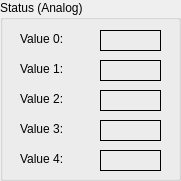
    <widget class="QGroupBox" name="groupBox_8">
     <property name="geometry">
      <rect>
       <x>230</x>
       <y>520</y>
       <width>181</width>
       <height>181</height>
      </rect>
     </property>
     <property name="title">
      <string>Status (Analog)</string>
     </property>
     <widget class="PyDMLabel" name="PyDMLabel_182">
      <property name="geometry">
       <rect>
        <x>20</x>
        <y>90</y>
        <width>66</width>
        <height>17</height>
       </rect>
      </property>
      <property name="toolTip">
       <string/>
      </property>
      <property name="text">
       <string>Value 2:</string>
      </property>
     </widget>
     <widget class="PyDMLabel" name="PyDMLabel_183">
      <property name="geometry">
       <rect>
        <x>20</x>
        <y>30</y>
        <width>66</width>
        <height>17</height>
       </rect>
      </property>
      <property name="toolTip">
       <string/>
      </property>
      <property name="text">
       <string>Value 0:</string>
      </property>
     </widget>
     <widget class="PyDMLabel" name="PyDMLabel_184">
      <property name="geometry">
       <rect>
        <x>20</x>
        <y>120</y>
        <width>66</width>
        <height>17</height>
       </rect>
      </property>
      <property name="toolTip">
       <string/>
      </property>
      <property name="text">
       <string>Value 3:</string>
      </property>
     </widget>
     <widget class="PyDMLabel" name="PyDMLabel_185">
      <property name="geometry">
       <rect>
        <x>20</x>
        <y>150</y>
        <width>66</width>
        <height>17</height>
       </rect>
      </property>
      <property name="toolTip">
       <string/>
      </property>
      <property name="text">
       <string>Value 4:</string>
      </property>
     </widget>
     <widget class="PyDMLabel" name="PyDMLabel_186">
      <property name="geometry">
       <rect>
        <x>20</x>
        <y>60</y>
        <width>66</width>
        <height>17</height>
       </rect>
      </property>
      <property name="toolTip">
       <string/>
      </property>
      <property name="text">
       <string>Value 1:</string>
      </property>
     </widget>
     <widget class="PyDMLabel" name="PyDMLabel_38">
      <property name="geometry">
       <rect>
        <x>100</x>
        <y>30</y>
        <width>61</width>
        <height>21</height>
       </rect>
      </property>
      <property name="toolTip">
       <string/>
      </property>
      <property name="frameShape">
       <enum>QFrame::Box</enum>
      </property>
      <property name="text">
       <string/>
      </property>
      <property name="precision" stdset="0">
       <number>2</number>
      </property>
      <property name="showUnits" stdset="0">
       <bool>false</bool>
      </property>
      <property name="precisionFromPV" stdset="0">
       <bool>false</bool>
      </property>
      <property name="alarmSensitiveContent" stdset="0">
       <bool>false</bool>
      </property>
      <property name="alarmSensitiveBorder" stdset="0">
       <bool>false</bool>
      </property>
      <property name="PyDMToolTip" stdset="0">
       <string/>
      </property>
      <property name="channel" stdset="0">
       <string>ca://${DEV}:STATUS_A1</string>
      </property>
     </widget>
     <widget class="PyDMLabel" name="PyDMLabel_39">
      <property name="geometry">
       <rect>
        <x>100</x>
        <y>60</y>
        <width>61</width>
        <height>21</height>
       </rect>
      </property>
      <property name="toolTip">
       <string/>
      </property>
      <property name="frameShape">
       <enum>QFrame::Box</enum>
      </property>
      <property name="text">
       <string/>
      </property>
      <property name="precision" stdset="0">
       <number>2</number>
      </property>
      <property name="showUnits" stdset="0">
       <bool>false</bool>
      </property>
      <property name="precisionFromPV" stdset="0">
       <bool>false</bool>
      </property>
      <property name="alarmSensitiveContent" stdset="0">
       <bool>false</bool>
      </property>
      <property name="alarmSensitiveBorder" stdset="0">
       <bool>false</bool>
      </property>
      <property name="PyDMToolTip" stdset="0">
       <string/>
      </property>
      <property name="channel" stdset="0">
       <string>ca://${DEV}:STATUS_A2</string>
      </property>
     </widget>
     <widget class="PyDMLabel" name="PyDMLabel_40">
      <property name="geometry">
       <rect>
        <x>100</x>
        <y>90</y>
        <width>61</width>
        <height>21</height>
       </rect>
      </property>
      <property name="toolTip">
       <string/>
      </property>
      <property name="frameShape">
       <enum>QFrame::Box</enum>
      </property>
      <property name="text">
       <string/>
      </property>
      <property name="precision" stdset="0">
       <number>2</number>
      </property>
      <property name="showUnits" stdset="0">
       <bool>false</bool>
      </property>
      <property name="precisionFromPV" stdset="0">
       <bool>false</bool>
      </property>
      <property name="alarmSensitiveContent" stdset="0">
       <bool>false</bool>
      </property>
      <property name="alarmSensitiveBorder" stdset="0">
       <bool>false</bool>
      </property>
      <property name="PyDMToolTip" stdset="0">
       <string/>
      </property>
      <property name="channel" stdset="0">
       <string>ca://${DEV}:STATUS_A3</string>
      </property>
     </widget>
     <widget class="PyDMLabel" name="PyDMLabel_41">
      <property name="geometry">
       <rect>
        <x>100</x>
        <y>120</y>
        <width>61</width>
        <height>21</height>
       </rect>
      </property>
      <property name="toolTip">
       <string/>
      </property>
      <property name="frameShape">
       <enum>QFrame::Box</enum>
      </property>
      <property name="text">
       <string/>
      </property>
      <property name="precision" stdset="0">
       <number>2</number>
      </property>
      <property name="showUnits" stdset="0">
       <bool>false</bool>
      </property>
      <property name="precisionFromPV" stdset="0">
       <bool>false</bool>
      </property>
      <property name="alarmSensitiveContent" stdset="0">
       <bool>false</bool>
      </property>
      <property name="alarmSensitiveBorder" stdset="0">
       <bool>false</bool>
      </property>
      <property name="PyDMToolTip" stdset="0">
       <string/>
      </property>
      <property name="channel" stdset="0">
       <string>ca://${DEV}:STATUS_A4</string>
      </property>
     </widget>
     <widget class="PyDMLabel" name="PyDMLabel_42">
      <property name="geometry">
       <rect>
        <x>100</x>
        <y>150</y>
        <width>61</width>
        <height>21</height>
       </rect>
      </property>
      <property name="toolTip">
       <string/>
      </property>
      <property name="frameShape">
       <enum>QFrame::Box</enum>
      </property>
      <property name="text">
       <string/>
      </property>
      <property name="precision" stdset="0">
       <number>2</number>
      </property>
      <property name="showUnits" stdset="0">
       <bool>false</bool>
      </property>
      <property name="precisionFromPV" stdset="0">
       <bool>false</bool>
      </property>
      <property name="alarmSensitiveContent" stdset="0">
       <bool>false</bool>
      </property>
      <property name="alarmSensitiveBorder" stdset="0">
       <bool>false</bool>
      </property>
      <property name="PyDMToolTip" stdset="0">
       <string/>
      </property>
      <property name="channel" stdset="0">
       <string>ca://${DEV}:STATUS_A5</string>
      </property>
     </widget>
    </widget>
